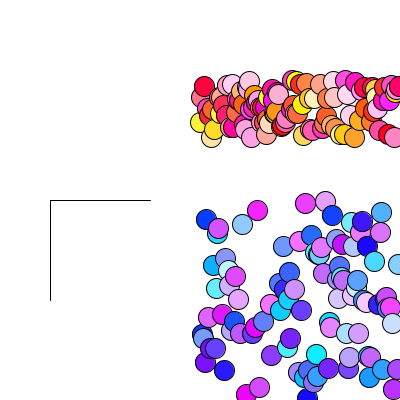
Frame 1 (no input)
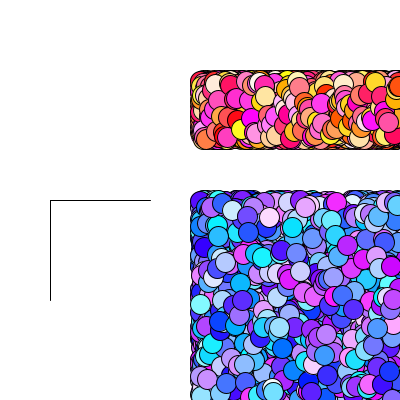
Frame 60 (the mouse pressed at the canvas centre just before this capture)
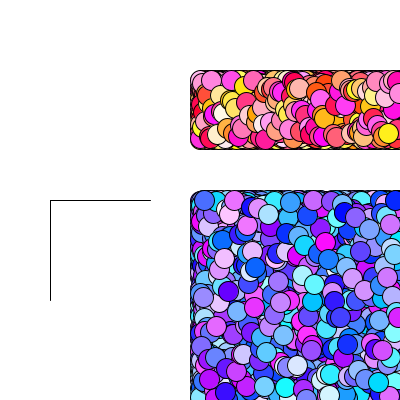
Frame 120 (the mouse held since frame 60 and released just before this capture)

The Processing sketch that drew these frames (run headless with seeded random() and noise(); from frame 60 on, the mouse is pressed at the canvas centre):

// Processing sketch: processing_133127
// ── processing_133127.pde

void setup(){
  size (400,400);
  //noStroke();
  background(255);
  smooth();
  line(50,200,150,200);
  line(50,200,50,300);
  frameRate(30);
}
void draw(){
  //background(255);
  for (int x=200; x<400; x+=1) {
    float a=random(400);
    float r=random(255);
    float g=random(255);
    float b=random(255);
    if(a>200) {
      fill(255,g,b);
    ellipse(x,200-(a*.3),20,20);}
    else {
      fill(r,g,255);
    ellipse(x,200+a,20,20); }
}
}
  
